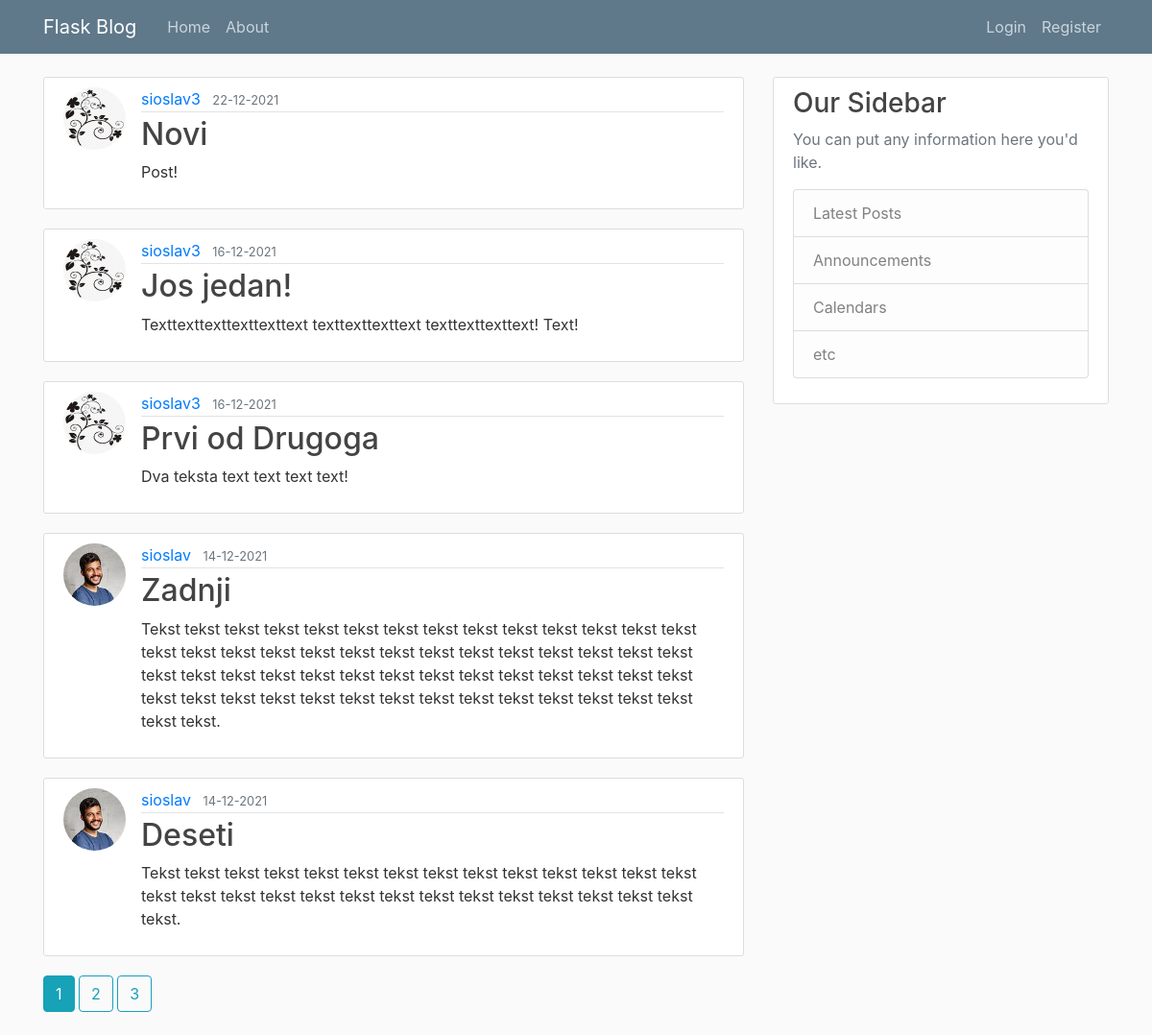
The page /home on the database its author committed.
### flaskblog/models.py (models this page shows, shortened)
class Post(db.Model):
    id = db.Column(db.Integer, primary_key=True)
    title = db.Column(db.String(100), nullable=False)
    date_posted = db.Column(db.DateTime, nullable=False, default=datetime.utcnow)
    content = db.Column(db.Text, nullable=False)
    user_id = db.Column(db.Integer, db.ForeignKey('user.id'),
                        nullable=False)  # Ovdje se refenciramo na user tockka id. Tj kao fereign key cemo koristiti iz classe user, id polje

class User(db.Model, UserMixin):
    id = db.Column(db.Integer, primary_key=True)
    username = db.Column(db.String(20), unique=True, nullable=False)
    email = db.Column(db.String(120), unique=True, nullable=False)
    image_file = db.Column(db.String(20), nullable=False, default='default.jpg')
    password = db.Column(db.String(60), nullable=False)
    posts = db.relationship('Post', backref='author',
                            lazy=True)  # Ovo kaze da posts ima releciju s Post modelom/classom. Backref je kao veza. Lazy znaci

### flaskblog/main/routes.py (the view)
@main.route(
    '/')  # Ako zelimo imati vise od jedne route na istu stranicu..tako ce primjerice / i /home otvoriti home.html
@main.route('/home')
def home():
    page = request.args.get('page', default=1, type=int)
    posts = Post.query.order_by(Post.date_posted.desc()).paginate(per_page=5, page=page)  # za pagination dio
    return render_template("home.html",
                           posts=posts)  # Ovaj posts = post sluzi za hvatanja tih varijabli unutar htmla. Sad unutar htmla moemo pristupiti tim var

### flaskblog/templates/home.html
{% extends "layout.html" %}
{% block content %}
    {% for post in posts.items %}
        <article class="media content-section">
            <image class="rounded-circle article-img" src="{{ url_for('static', filename='profile_pics/' + post.author.image_file)  }}"></image>
            <div class="media-body">
                <div class="article-metadata">
                    <a class="mr-2" href="{{ url_for('users.user_posts', username=post.author.username) }}">{{ post.author.username }}</a>
                    <small class="text-muted">{{ post.date_posted.strftime('%d-%m-%Y') }}</small>
                </div>
                <h2><a class="article-title" href="{{ url_for('posts.post', post_id=post.id) }}">{{ post.title }}</a></h2>
                <p class="article-content">{{ post.content }}</p>
            </div>
        </article>
    {% endfor %}
    {% for page_num in posts.iter_pages(left_edge=1, right_edge=1, left_current=1, right_current=2) %}
        {% if page_num %}
            {% if posts.page==page_num %}
                <a class="btn btn-info mb-4" href="{{ url_for('main.home', page=page_num) }}">{{ page_num }}</a>
            {% else %}
                <a class="btn btn-outline-info mb-4" href="{{ url_for('main.home', page=page_num) }}">{{ page_num }}</a>
            {% endif %}
        {% else %}
            ...
        {% endif %}
    {% endfor %}
{% endblock content %}

### flaskblog/templates/layout.html (shortened to what this page needs)
<!DOCTYPE html>
<html>
<head>
    <link rel="stylesheet" href="https://maxcdn.bootstrapcdn.com/bootstrap/4.0.0/css/bootstrap.min.css">
    <link rel="stylesheet" type="text/css" href="{{ url_for('static', filename='main.css') }}">
</head>
<body>
    <header class="site-header">
      <nav class="navbar navbar-expand-md navbar-dark bg-steel fixed-top">
        <div class="container">
          <a class="navbar-brand mr-4" href="/">Flask Blog</a>
          <div class="collapse navbar-collapse" id="navbarToggle">
            <div class="navbar-nav mr-auto">
              <a class="nav-item nav-link" href="{{ url_for('main.home') }}">Home</a>
              <a class="nav-item nav-link" href="{{ url_for('main.about') }}" >About</a>
            </div>
            <div class="navbar-nav">
                {% if current_user.is_authenticated %}
                    <a class="nav-item nav-link" href="{{ url_for('posts.new_post') }}">New Post</a>
                    <a class="nav-item nav-link" href="{{ url_for('users.account') }}">Account</a>
                    <a class="nav-item nav-link" href="{{ url_for('users.logout') }}">Logout</a>
                {% else %}
                    <a class="nav-item nav-link" href="{{ url_for('users.login') }}">Login</a>
                    <a class="nav-item nav-link" href="{{ url_for('users.register') }}">Register</a>
                {% endif %}
            </div>
          </div>
        </div>
      </nav>
    </header>
    <main role="main" class="container">
      <div class="row">
        <div class="col-md-8">
          {% block content %}{% endblock %}
        </div>
        <div class="col-md-4">
          <div class="content-section">
            <h3>Our Sidebar</h3>
            <p class='text-muted'>You can put any information here you'd like.
              <ul class="list-group">
                <li class="list-group-item list-group-item-light">Latest Posts</li>
                <li class="list-group-item list-group-item-light">Announcements</li>
                <li class="list-group-item list-group-item-light">Calendars</li>
                <li class="list-group-item list-group-item-light">etc</li>
              </ul>
            </p>
          </div>
        </div>
      </div>
    </main>
</body>
</html>

### flaskblog/static/main.css (style rules this page uses)
body { background: #fafafa; color: #333333; margin-top: 5rem; }
h1, h2, h3, h4, h5, h6 { color: #444444; }
.bg-steel { background-color: #5f788a; }
.site-header .navbar-nav .nav-link { color: #cbd5db; }
.content-section { background: #ffffff; padding: 10px 20px; border: 1px solid #dddddd; border-radius: 3px; margin-bottom: 20px; }
.article-title { color: #444444; }
.article-content { white-space: pre-line; }
.article-img { height: 65px; width: 65px; margin-right: 16px; }
.article-metadata { padding-bottom: 1px; margin-bottom: 4px; border-bottom: 1px solid #e3e3e3 }

### rows shown on the page
Post: image_file (picture), author.username "sioslav3", date_posted "22-12-2021", title "Novi", content "Post!"
Post: image_file (picture), author.username "sioslav3", date_posted "16-12-2021", title "Jos jedan!", content "Texttexttexttexttexttext texttexttexttext texttexttexttext! Text!"
Post: image_file (picture), author.username "sioslav3", date_posted "16-12-2021", title "Prvi od Drugoga", content "Dva teksta text text text text!"
Post: image_file (picture), author.username "sioslav", date_posted "14-12-2021", title "Zadnji", content "Tekst tekst tekst tekst tekst tekst tekst tekst tekst tekst tekst tekst tekst tekst tekst tekst tekst tekst tekst tekst tekst tekst tekst tekst tekst tekst tekst tekst tekst tekst tekst tekst tekst tekst tekst tekst tekst tekst tekst tekst tekst tekst tekst tekst tekst tekst tekst tekst tekst tekst tekst tekst tekst tekst tekst tekst tekst tekst."
Post: image_file (picture), author.username "sioslav", date_posted "14-12-2021", title "Deseti", content "Tekst tekst tekst tekst tekst tekst tekst tekst tekst tekst tekst tekst tekst tekst tekst tekst tekst tekst tekst tekst tekst tekst tekst tekst tekst tekst tekst tekst tekst."

### other values the page prints
{{ page_num }} "1"
{{ page_num }} "2" "3"
